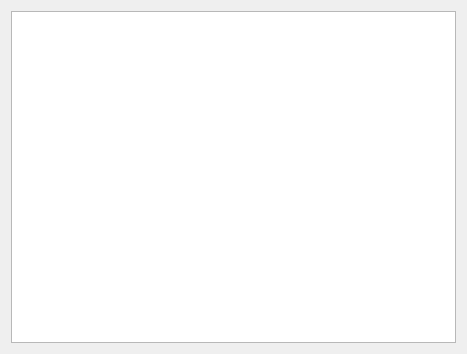
<?xml version="1.0" encoding="UTF-8"?>
<ui version="4.0">
 <class>Dialog</class>
 <widget class="QDialog" name="Dialog">
  <property name="geometry">
   <rect>
    <x>0</x>
    <y>0</y>
    <width>467</width>
    <height>354</height>
   </rect>
  </property>
  <property name="windowTitle">
   <string>Dialog</string>
  </property>
  <layout class="QVBoxLayout" name="verticalLayout">
   <item>
    <widget class="QTableView" name="tableView"/>
   </item>
  </layout>
 </widget>
 <resources/>
 <connections/>
</ui>
